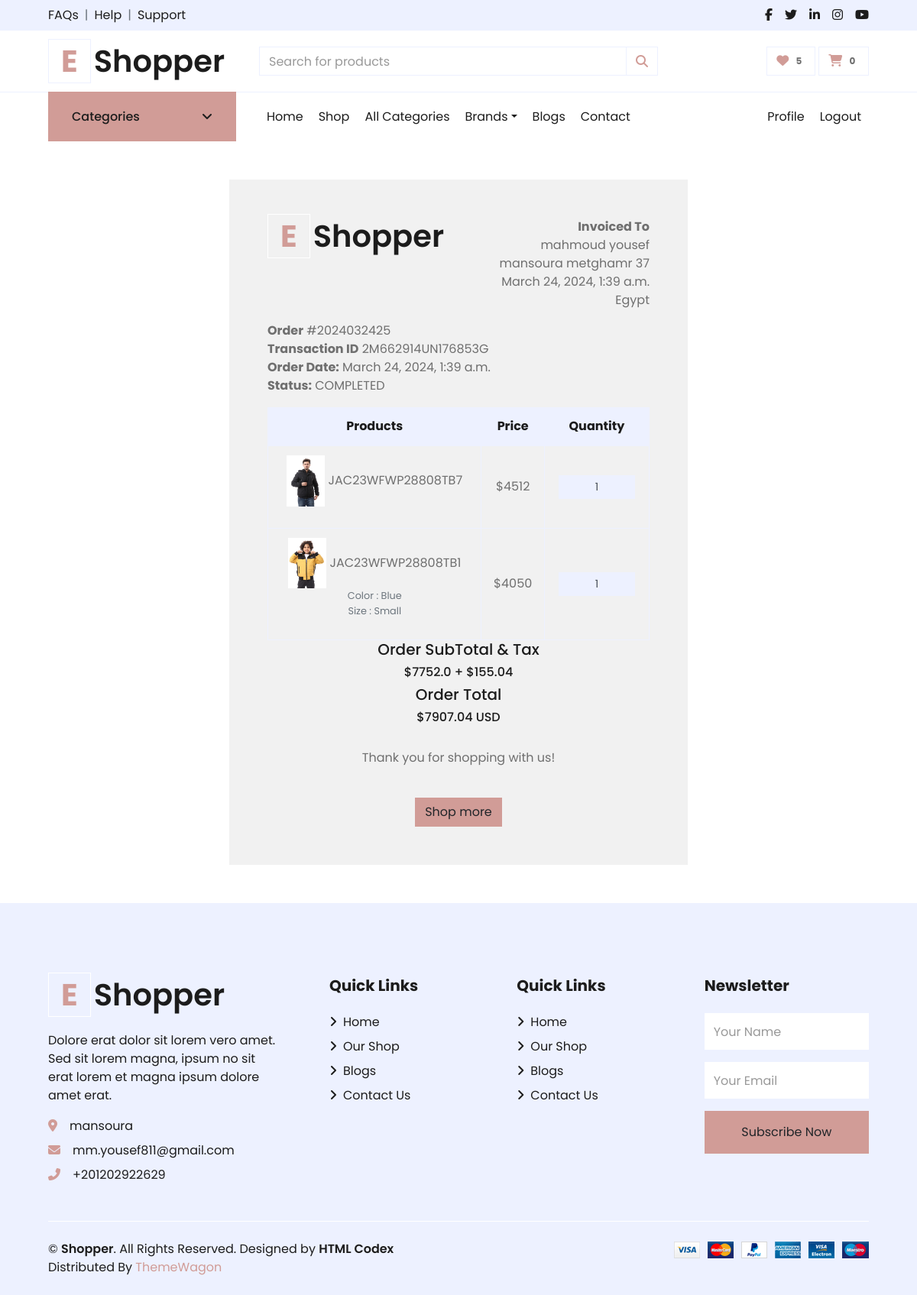
/accounts/order_detail/2024032425/ (signed in), run on an earlier commit of the app's database.
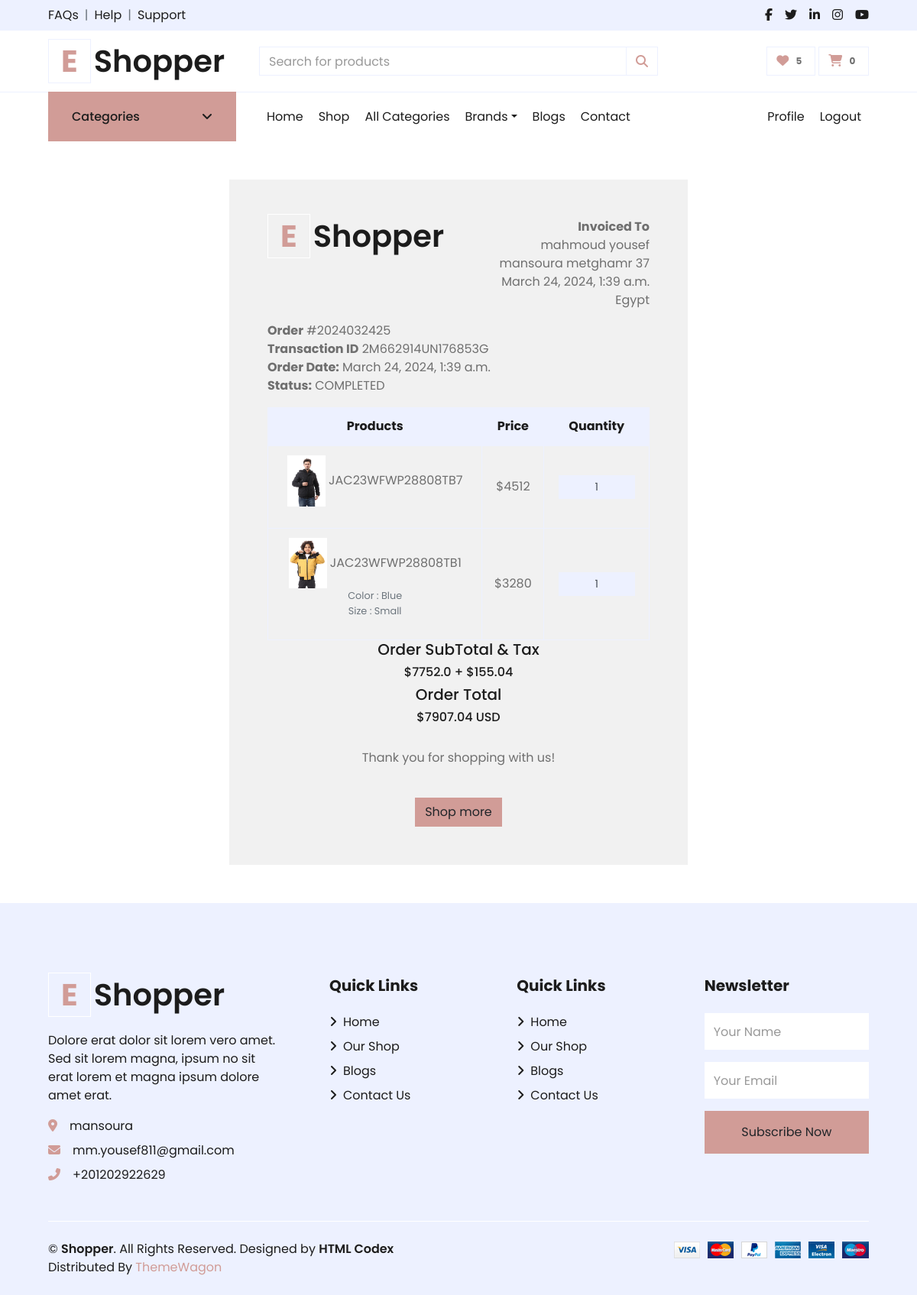
And on a later commit of the database.
### orders/models.py (models this page shows)
class OrderProduct(models.Model):
    payment = models.ForeignKey(Payment, on_delete=models.SET_NULL ,blank=True , null=True)
    user = models.ForeignKey(User, on_delete=models.CASCADE)
    order = models.ForeignKey(Order, on_delete=models.CASCADE)
    product = models.ForeignKey("products.Product", on_delete=models.CASCADE)
    variations = models.ManyToManyField("products.Variation",blank=True)
    quantity = models.IntegerField()
    product_price = models.FloatField()
    ordered = models.BooleanField(default=False)
    created_at = models.DateTimeField( auto_now_add=True)
    updated_at = models.DateTimeField(auto_now=True)
    def __str__(self):
        return self.product.name

### products/models.py (models this page shows, shortened)
class Product(models.Model):
    name = models.CharField(unique=True, max_length=50)
    image = models.ImageField(upload_to='product/')
    stock = models.IntegerField(default=1)
    price = models.IntegerField(default=0)
    discount = models.FloatField(default=0)
    description = models.TextField(max_length=10000)
    created_at = models.DateTimeField( default=timezone.now)
    slug = models.SlugField(null=True,blank=True , unique=True)
    views = models.PositiveIntegerField(default=0)
    is_available = models.BooleanField(default=True)
    tags = TaggableManager()
    subcategory = models.ForeignKey("Subcategory",related_name='product_subcategory',null=True,blank=True, on_delete=models.CASCADE)
    PRDBrand = models.ForeignKey('Brand' ,related_name='product_brand', on_delete=models.CASCADE , blank=True, null=True ,verbose_name=_("Brand "))
    like = models.ManyToManyField(User , blank=True,related_name='product_favourite')
    class Meta:
        ordering = ["name"]

### accounts/views.py (the view)
# urls.py: path('order_detail/<int:order_id>/' , views.order_detail , name="order_detail" ),
def order_detail(request,order_id):
    profile=Profile.objects.get(user=request.user)
    orders = Order.objects.get(order_number=order_id)
    order_detail = OrderProduct.objects.filter(order__order_number=order_id)
    subtotal = 0
    for i in order_detail:
        subtotal += i.product_price * i.quantity
    context = {
        'profile':profile,
        'orders':orders,
        'order_detail':order_detail,
        'subtotal':subtotal,
    }
    return render(request,'profile/order_detail.html',context)

### accounts/favourite_context.py (called while the page is built)
def counter(request):
    product_count = 0
    if request.user.is_authenticated:
        if 'admin' in request.path:
            return{}
        else :
            try :
                user_favourites = Product.objects.filter(like=request.user)
                product_count = user_favourites.count()
            except Product.DoesNotExist:
                product_count=0
    return dict(product_count=product_count)

### accounts/models.py (called while the page is built)
    def full_name(self):
        return f'{self.user.first_name} {self.user.last_name}'

### carts/cart_context.py (called while the page is built)
def cart_count(request):
    cart_counter = 0
    if 'admin' in request.path:
        return{}
    else:
        try:
            cart = Cart.objects.filter(cart_id=_cart_id(request))
            if request.user.is_authenticated:
                cart_items = CartItem.objects.all().filter(user=request.user)
            else:
                cart_items = CartItem.objects.all().filter(cart=cart[:1])
            for cart_item in cart_items:
                cart_counter += cart_item.quantity
        except Cart.DoesNotExist :
            cart_counter = 0
    return dict(cart_counter=cart_counter)

### orders/models.py (called while the page is built)
    def full_address(self):
        return f'{self.address_line_1} {self.address_line_2}'

### accounts/templates/profile/order_detail.html (shortened to what the changed rows need)
{% extends 'base.html' %}
{% load static %}
{% block body %}
<div class="container"
    style="margin: 0 auto;width: 50%;padding: 50px;background: #f1f1f1;margin-top: 50px;margin-bottom: 50px;">
    <div class="row invoice row-printable">
        <div class="col-md-12">
            <div class="panel panel-default plain" id="dash_0">
                <div class="panel-body p30">
                    <div class="row">
                        <div class="col-lg-6">
                            <a href="/" class="text-decoration-none">
                                <h1 class="mb-4 display-5 font-weight-semi-bold"><span
                                        class="text-primary font-weight-bold border border-white px-3 mr-1">E</span>{{about_site.site_name}}
                                </h1>
                            </a>
                        </div>
                        <div class="col-lg-12">
                            <div class="invoice-items">
                                <div class="table-responsive" style="overflow: hidden; outline: none;" tabindex="0">
                                    <table class="table table-bordered text-center mb-0">
                                        <thead class="bg-secondary text-dark">
                                            <tr>
                                                <th>Products</th>
                                                <th>Price</th>
                                                <th>Quantity</th>
                                            </tr>
                                        </thead>
                                        <tbody class="align-middle">
                                            {% for cart_item in order_detail %}
                                            <tr>
                                                <td class="align-middle"><img src="{{cart_item.product.image.url}}"
                                                        alt="" style="width: 50px;">
                                                    {{cart_item}}<p class="text-muted small">
                                                        {% if cart_item.variations.all %}
                                                        {% for item in cart_item.variations.all  %}
                                                        {{item.variation_category|capfirst}} :
                                                        {{item.variation_value|capfirst}}<br>
                                                        {% endfor %}
                                                        {% endif %}
                                                    </p>
                                                </td>
                                                <td class="align-middle">${{cart_item.product.price}}</td>
                                                <td class="align-middle">
                                                    <div class="input-group quantity mx-auto" style="width: 100px;">
                                                        <input type="text"
                                                            class="form-control form-control-sm bg-secondary text-center"
                                                            value="{{cart_item.quantity}}">
                                                    </div>
                                                </td>
                                            </tr>
                                            {% endfor %}
                                        </tbody>
                                    </table>
                                </div>
                            </div>
                            <br>
                        </div>
                    </div>
                </div>
            </div>
        </div>
    </div>
</div>
{% endblock %}

What changed in the data, as far as the page shows it:
changed through a linked row, OrderProduct "JAC23WFWP28808TB1": product.price "4050" → "3280"
